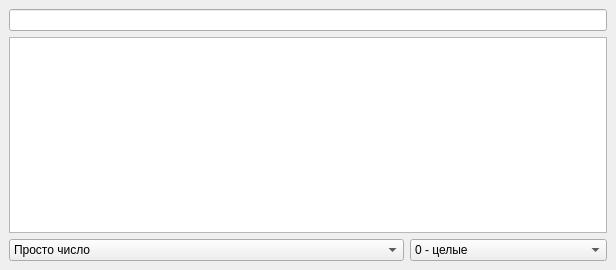
<?xml version="1.0" encoding="UTF-8"?>
<ui version="4.0">
 <class>MainWindow</class>
 <widget class="QMainWindow" name="MainWindow">
  <property name="geometry">
   <rect>
    <x>0</x>
    <y>0</y>
    <width>616</width>
    <height>270</height>
   </rect>
  </property>
  <property name="windowTitle">
   <string>Числа словами</string>
  </property>
  <property name="windowIcon">
   <iconset resource="res.qrc">
    <normaloff>:/icon/num2rus.ico</normaloff>:/icon/num2rus.ico</iconset>
  </property>
  <property name="styleSheet">
   <string notr="true"/>
  </property>
  <widget class="QWidget" name="centralwidget">
   <layout class="QGridLayout" name="gridLayout">
    <item row="0" column="0" colspan="3">
     <widget class="QLineEdit" name="lineEdit"/>
    </item>
    <item row="1" column="0" colspan="3">
     <widget class="QPlainTextEdit" name="plainTextEdit"/>
    </item>
    <item row="2" column="2">
     <widget class="QComboBox" name="comboDischarge">
      <item>
       <property name="text">
        <string>0 - целые</string>
       </property>
      </item>
      <item>
       <property name="text">
        <string>1 - десятые</string>
       </property>
      </item>
      <item>
       <property name="text">
        <string>2 - сотые</string>
       </property>
      </item>
      <item>
       <property name="text">
        <string>3 - тысячные</string>
       </property>
      </item>
      <item>
       <property name="text">
        <string>4 - десятитысячные</string>
       </property>
      </item>
      <item>
       <property name="text">
        <string>5 - стотысячные</string>
       </property>
      </item>
     </widget>
    </item>
    <item row="2" column="0" colspan="2">
     <widget class="QComboBox" name="comboCurrency">
      <item>
       <property name="text">
        <string>Просто число</string>
       </property>
      </item>
      <item>
       <property name="text">
        <string>Рубли</string>
       </property>
      </item>
      <item>
       <property name="text">
        <string>Доллары</string>
       </property>
      </item>
      <item>
       <property name="text">
        <string>Евро</string>
       </property>
      </item>
     </widget>
    </item>
   </layout>
  </widget>
 </widget>
 <resources>
  <include location="res.qrc"/>
 </resources>
 <connections/>
</ui>
